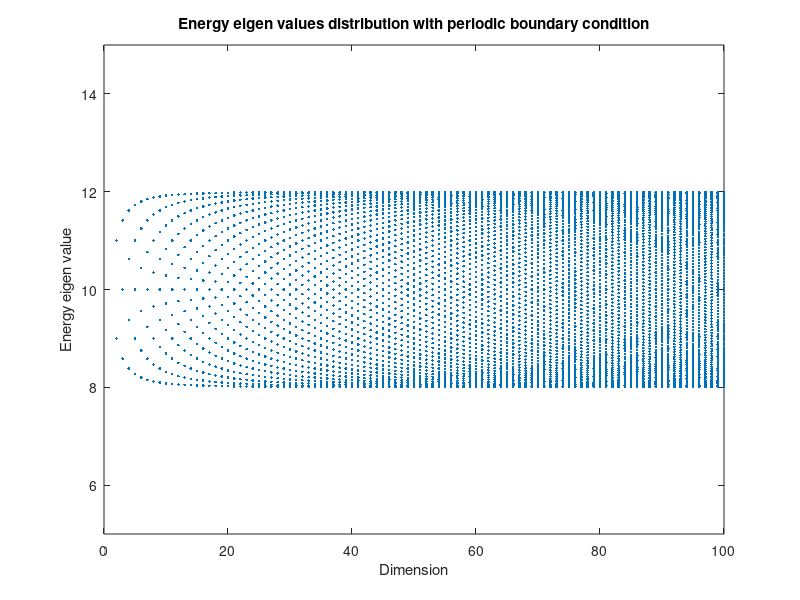

The MATLAB source for this figure:
%matlab code for finding eigen value single electron chain without PBC
E = 10;
t = 1;
n = 100;
data = [];

for i = 2:1:n
    m = zeros(i);
    a = i;
    for j = 1:1:i
        m(j, j) = E;
        if j < i
           
            m(j+1, j) = t;
            m(j, j+1) = t;
            a = [a; i];
        end
        %m(1,i) = t;
        %m(i,1) = t;
    end
    a = horzcat(a, eig(m));
    data = [data; a];
    
end


plot(data(:,1), data(:,2), '.');
axis([0 inf 5 15]);
title('Energy eigen values distribution with periodic boundary condition');
xlabel('Dimension');
ylabel('Energy eigen value');